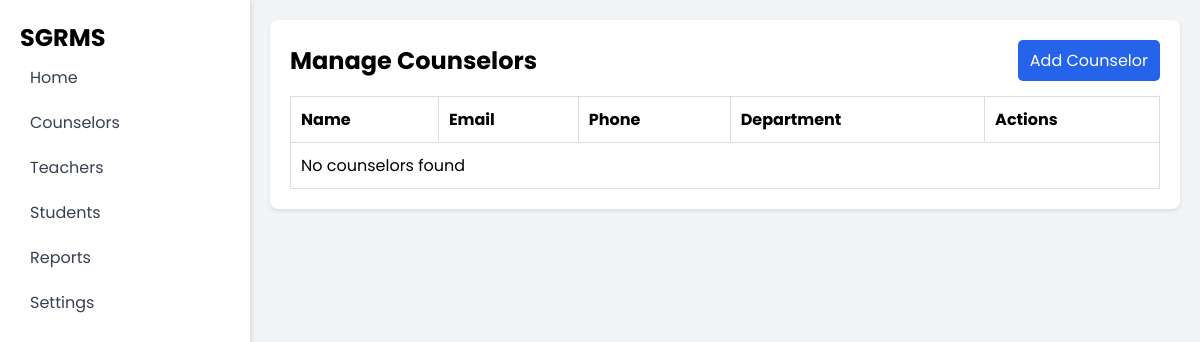
The app's page /Counselors/counsel.php, older data.
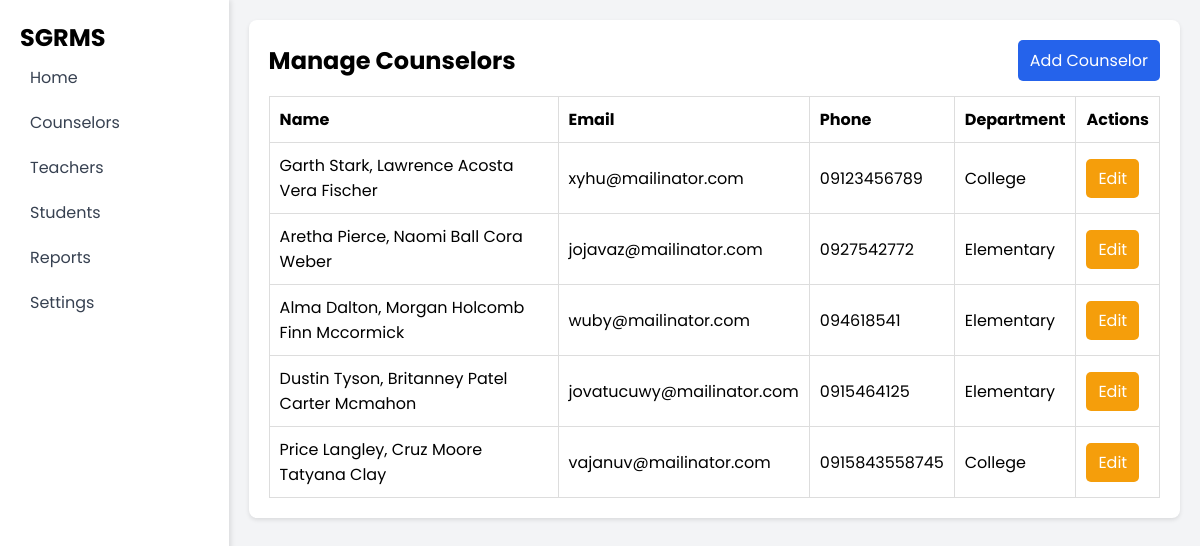
The same page, newer data.
### tables this page shows
CREATE TABLE `counselors` (
  `c_id` int(50) NOT NULL,
  `lname` varchar(50) NOT NULL,
  `fname` varchar(50) NOT NULL,
  `mname` varchar(50) NOT NULL,
  `contact_num` varchar(50) NOT NULL,
  `email` varchar(50) NOT NULL,
  `c_level` varchar(50) NOT NULL
);

### Counselors/counsel.php (the view, shortened to what this page needs)
<?php
include $_SERVER['DOCUMENT_ROOT'].'/SGRMS/Database/db_connect.php';
?>
<!DOCTYPE html>
<html lang="en">
<head>
    <link rel="stylesheet" href="/SGRMS/CSS/style.css">
    <link rel="stylesheet" href="/SGRMS/CSS/table.css">
</head>
<body>
<div class="container">
        <aside class="sidebar">
        <h1>SGRMS</h1>
            <ul>
                <li><a href="/SGRMS/SuperAdmin/superadmin.php"> Home</a></li>
                <li><a href="/SGRMS/Counselors/counsel.php"> Counselors</a></li>
                <li><a href="/SGRMS/Teachers/teacher.php"> Teachers</a></li>
                <li><a href="/SGRMS/Students/students.php"> Students</a></li>
                <li><a href="/SGRMS/Reports/case.php"> Reports</a></li>
                <li><a href="#"> Settings</a></li>
            </ul>
        </aside>
        <main class="wrapper">
            <div class="card">
                <section class="student-list">
                    <div class="search-flex">
                        <h2>Manage Counselors</h2>
                        <a href="addadmin.php" class="btn btn-add">Add Counselor</a>
                    </div>
                    <table>
                        <thead>
                            <tr>
                                <th>Name</th>
                                <th>Email</th>
                                <th>Phone</th>
                                <th>Department</th>
                                <th>Actions</th>
                            </tr>
                        </thead>
                        <tbody>
                            <?php
                                $sql = "SELECT * FROM counselors";
                                $result = $conn->query($sql);
                                if ($result->num_rows > 0) {
                                    while ($row = $result->fetch_assoc()) {
                                        echo "<tr>
                                            <td>".$row['lname'].", ".$row['fname']." ".$row['mname']."</td>
                                            <td>".$row['email']."</td>
                                            <td>".$row['contact_num']."</td>
                                            <td>".$row['c_level']."</td>
                                            <td class='actions'>
                                                <a href='editadmin.php?c_id=".$row['c_id']."' class='btn btn-edit'>Edit</a>
                                            </td>
                                        </tr>";
                                    }
                                } else {
                                    echo "<tr><td colspan='5'>No counselors found</td></tr>";
                                }
                            ?>
                        </tbody>
                    </table>
                </section>
            </div>
        </main>
    </div>
</body>
</html>

### CSS/style.css (style rules this page uses)
* { margin: 0; padding: 0; box-sizing: border-box; font-family: 'Poppins', sans-serif; text-decoration: none; }
body { font-family: 'Roboto', sans-serif; background-color: #f3f4f6; margin: 0; padding: 0; }
.container { display: flex; min-height: 100vh; }
.sidebar { width: 250px; background: white; padding: 20px; box-shadow: 2px 0 5px rgba(0,0,0,0.1); }
.sidebar ul { list-style: none; padding: 0; }
.sidebar ul li { padding: 10px; }
.sidebar ul li a { text-decoration: none; color: #374151; display: flex; align-items: center; }
.wrapper { flex-grow: 1; padding: 20px; }
.card { background: white; padding: 20px; border-radius: 8px; box-shadow: 0 2px 4px rgba(0,0,0,0.1); }

### CSS/table.css (style rules this page uses)
table { width: 100%; border-collapse: collapse; }
table th, table td { border: 1px solid #ddd; padding: 10px; text-align: left; }
.btn { padding: 8px 12px; border-radius: 5px; color: white; border: none; cursor: pointer; text-decoration: none; }
.btn-add { background: #2563eb; }
.btn-edit { background: #f59e0b; }
.search-flex { display: flex; justify-content: space-between; align-items: center; margin-bottom: 15px; }

Row changes from the older to the newer data that the page shows:
added counselors: lname "Garth Stark", fname "Lawrence Acosta", mname "Vera Fischer", email "xyhu@mailinator.com", contact_num "09123456789", c_level "College"
added counselors: lname "Aretha Pierce", fname "Naomi Ball", mname "Cora Weber", email "jojavaz@mailinator.com", contact_num "0927542772", c_level "Elementary"
added counselors: lname "Alma Dalton", fname "Morgan Holcomb", mname "Finn Mccormick", email "wuby@mailinator.com", contact_num "094618541", c_level "Elementary"
added counselors: lname "Dustin Tyson", fname "Britanney Patel", mname "Carter Mcmahon", email "jovatucuwy@mailinator.com", contact_num "0915464125", c_level "Elementary"
added counselors: lname "Price Langley", fname "Cruz Moore", mname "Tatyana Clay", email "vajanuv@mailinator.com", contact_num "0915843558745", c_level "College"
Text that changed along with them:
text no longer shown: "No counselors found"
